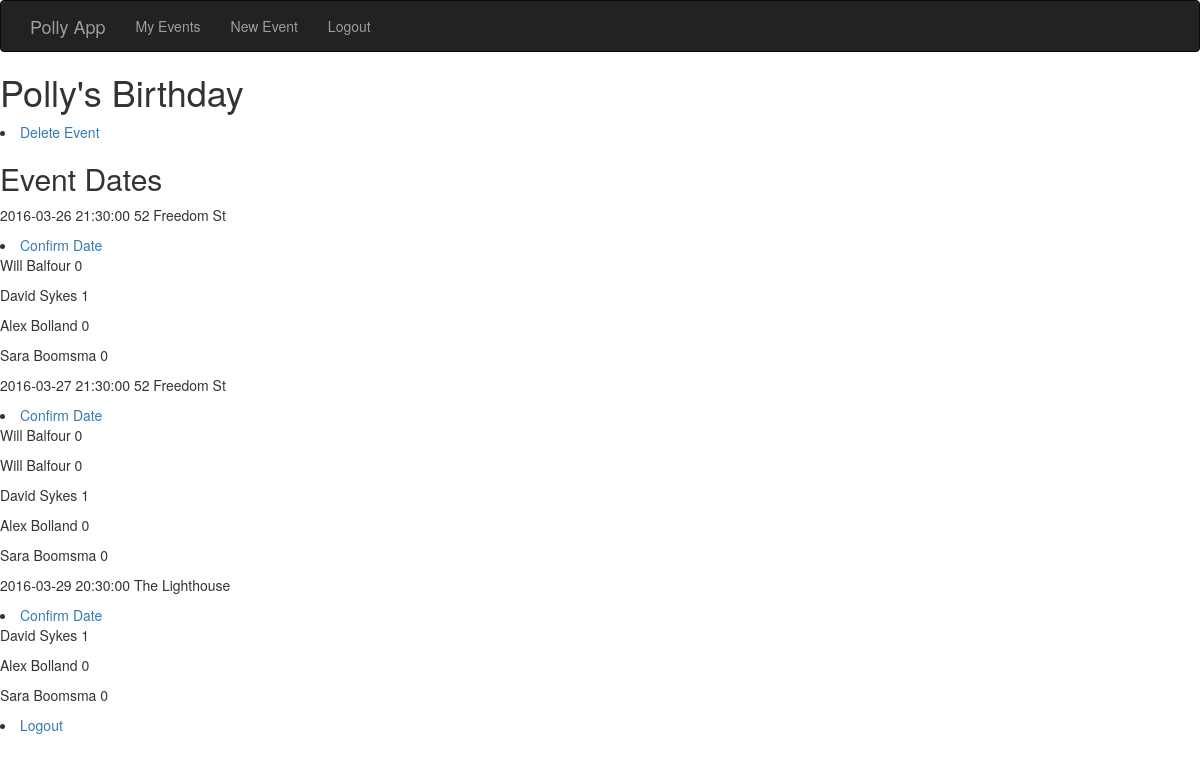
Before: /event_details/1 (signed in) with the older database file.
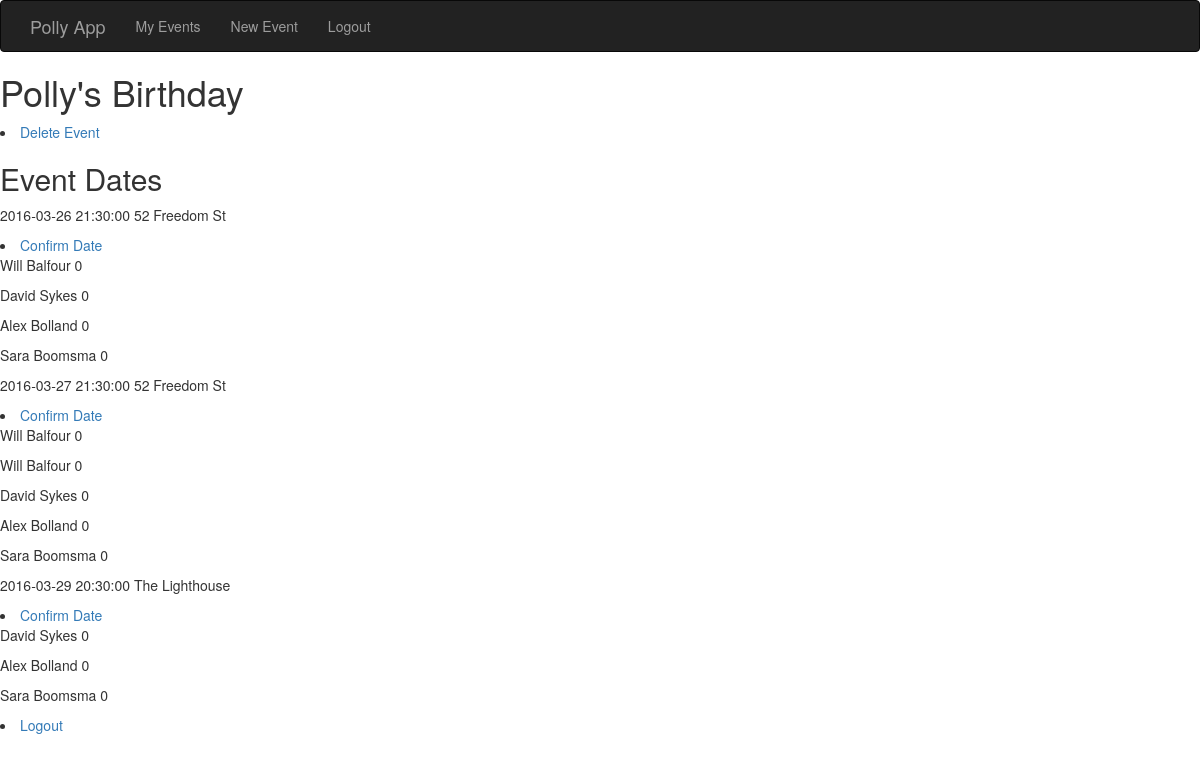
After: the same page with the newer database file.
### app/models.py (models this page shows, shortened)
class Event(db.Model):
	__tablename__ = "events"
	id = db.Column(db.Integer, primary_key=True)
	name = db.Column(db.String(120), unique=False)
	admin_id = db.Column(db.Integer, db.ForeignKey("users.id"))
	deleted = db.Column(db.Boolean, unique=False, default = False)
	eventdates = db.relationship('EventDate', backref=db.backref('event', lazy='select'))  #RELATIONSHIP DECLARATION

class EventDate(db.Model):
	__tablename__ = "eventdates"
	id = db.Column(db.Integer, primary_key=True)
	event_id = db.Column(db.Integer, db.ForeignKey("events.id"))
	date = db.Column(db.DateTime, unique=False)
	location = db.Column(db.String(120), unique=False)
	confirmed = db.Column(db.Boolean, unique=False, default = False)
	eventinvites = db.relationship('EventInvite', backref=db.backref('eventdate', lazy='select'))  #RELATIONSHIP DECLARATION

class EventInvite(db.Model):
	__tablename__ = "eventinvites"
	id = db.Column(db.Integer, primary_key=True)
	eventdate_id = db.Column(db.Integer, db.ForeignKey("eventdates.id"))
	invited_id = db.Column(db.Integer, db.ForeignKey("users.id"))
	status =  db.Column(db.Integer, unique=False) #1 is attending, 0 is not replied, -1 is not attending

class User(UserMixin, db.Model):
	__tablename__ = "users"
	id = db.Column(db.Integer, primary_key=True)
	firstname = db.Column(db.String(64), unique=False)
	surname = db.Column(db.String(64), unique=False)
	email = db.Column(db.String(120), index=True, unique=True)
	phone = db.Column(db.String(120), index=True, unique=True)
	group = db.Column(db.String(64), index=True, unique=False)
	password_hash = db.Column(db.String(128))
	events = db.relationship("Event",backref="user",lazy="select") #RELATIONSHIP DECLARATION
	eventsinvites = db.relationship("EventInvite",backref="user",lazy="select") #RELATIONSHIP DECLARATION
	@property
	def password(self):
		raise AttributeError("password is not a readable attribute")

### app/views.py (the view)
@app.route('/event_details/<int:event_id>', methods=['GET', 'POST'])
@login_required
def event_details(event_id):
	event = Event.query.filter_by(id = event_id).first()
	eventdates = EventDate.query.filter_by(event_id = event_id).all()
	invitees = EventInvite.query.join(EventDate).filter_by(event_id = event_id).all()
	if event.admin_id == current_user.id:
		return render_template("event_details_admin.html", title="Event_details", event = event , eventdates = eventdates, invitees = invitees)
	elif current_user.id in [invitee.invited_id for invitee in invitees]:
		return render_template("event_details_invited.html", title="Event_details", event = event , eventdates = eventdates, invitees = invitees)
	else:
		return "You are not admin or invited to " + event.name

### app/models.py (called while the page is built)
@login_manager.user_loader
def load_user(user_id):
	return User.query.get(int(user_id))

### app/templates/event_details_admin.html
{% extends "base.html" %}
{% block content %}
    <h1> {{ event.name }} </h1>
	<li> <a href= "{{url_for("delete_event", event_id = event.id)}}">  Delete Event </a>  </li>
	<h2> Event Dates </h2>
	{%for eventdate in eventdates%}
	<p> {{eventdate.date}}  {{eventdate.location}} {%if eventdate.confirmed == True%}  Confirmed {%endif%}    </p>
	<li> <a href= "{{url_for("confirm_date", eventdate_id = eventdate.id)}}">  Confirm Date </a>  </li>
	{%for invitee in invitees%}
	{%if invitee.eventdate.id == eventdate.id%}
	<p> {{invitee.user.firstname}} {{invitee.user.surname}}  {{invitee.status}}  </p>
	{%endif%}
	{%endfor%}
	{%endfor%}
	<li> <a href="/logout">Logout</a> </li>
{% endblock %}

### app/templates/base.html (shortened to what this page needs)
{% extends "bootstrap/base.html" %}
{% block navbar %}
<div class = "navbar navbar-inverse" role = "navigation">
	<div class = "container">
		<div class = "navbar-header">
		<a class = "navbar-brand" href = "{{url_for("index")}}"> Polly App </a>
		</div>
		<div class = "navbar-collapse collapse">
			<ul class = "nav navbar-nav">
				<li><a href = "{{url_for("index")}}"> My Events </a></li>
				<li><a href = "{{url_for("new_event")}}"> New Event </a></li>
				<li><a href = "{{url_for("logout")}}"> Logout </a></li>
			</ul>
		</div>
	</div>
</div>
{% endblock %}

Changed rows visible on the page:
changed EventInvite (number 2 of 12 on the later page): status "1" → "0"
changed EventInvite (number 7 of 12 on the later page): status "1" → "0"
changed EventInvite (number 10 of 12 on the later page): status "1" → "0"
